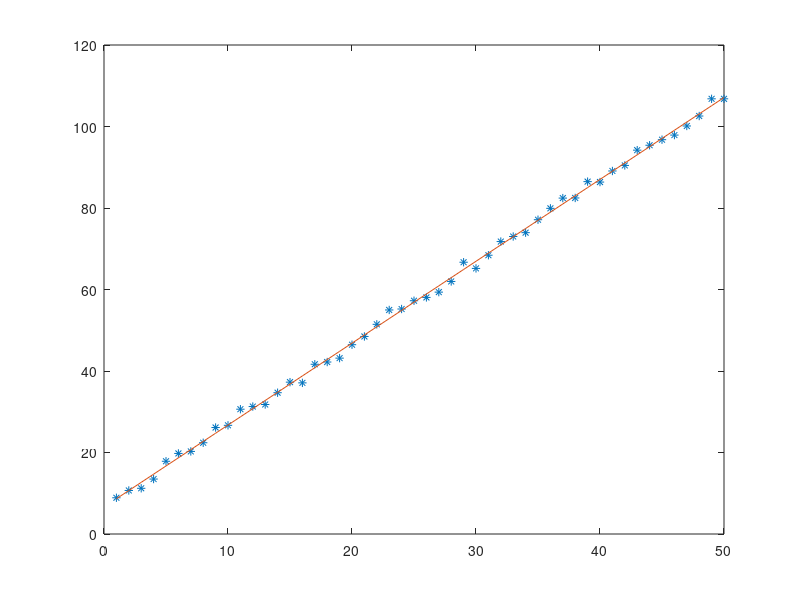

This chart was generated by the following MATLAB code:
clear all
close all

x=1:50;
noise=4*rand(1,50);
m=2;
c=5;
y=m*x+c;
y=noise+y;
plot(x,y,'*')
X=ones(50,2);
X(:,2)=x;
y=y';
a=inv(X'*X)*X'*y
y1 = a(2)*x+a(1);
% y2 = 3*x + 10;
hold on
plot(x,y1)
% hold on
% plot(x,y2)